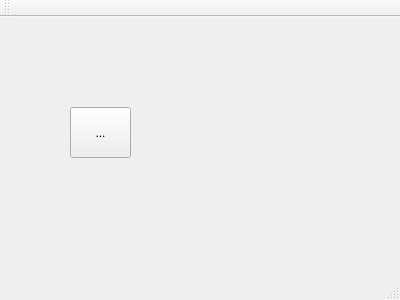
<?xml version="1.0" encoding="UTF-8"?>
<ui version="4.0">
 <class>MainWindow</class>
 <widget class="QMainWindow" name="MainWindow">
  <property name="geometry">
   <rect>
    <x>0</x>
    <y>0</y>
    <width>400</width>
    <height>300</height>
   </rect>
  </property>
  <property name="windowTitle">
   <string>MainWindow</string>
  </property>
  <widget class="QWidget" name="centralWidget">
   <widget class="QToolButton" name="toolButton">
    <property name="geometry">
     <rect>
      <x>70</x>
      <y>90</y>
      <width>61</width>
      <height>51</height>
     </rect>
    </property>
    <property name="text">
     <string>...</string>
    </property>
   </widget>
  </widget>
  <widget class="QMenuBar" name="menuBar">
   <property name="geometry">
    <rect>
     <x>0</x>
     <y>0</y>
     <width>400</width>
     <height>22</height>
    </rect>
   </property>
  </widget>
  <widget class="QToolBar" name="mainToolBar">
   <attribute name="toolBarArea">
    <enum>TopToolBarArea</enum>
   </attribute>
   <attribute name="toolBarBreak">
    <bool>false</bool>
   </attribute>
  </widget>
  <widget class="QStatusBar" name="statusBar"/>
 </widget>
 <layoutdefault spacing="6" margin="11"/>
 <resources/>
 <connections/>
</ui>
